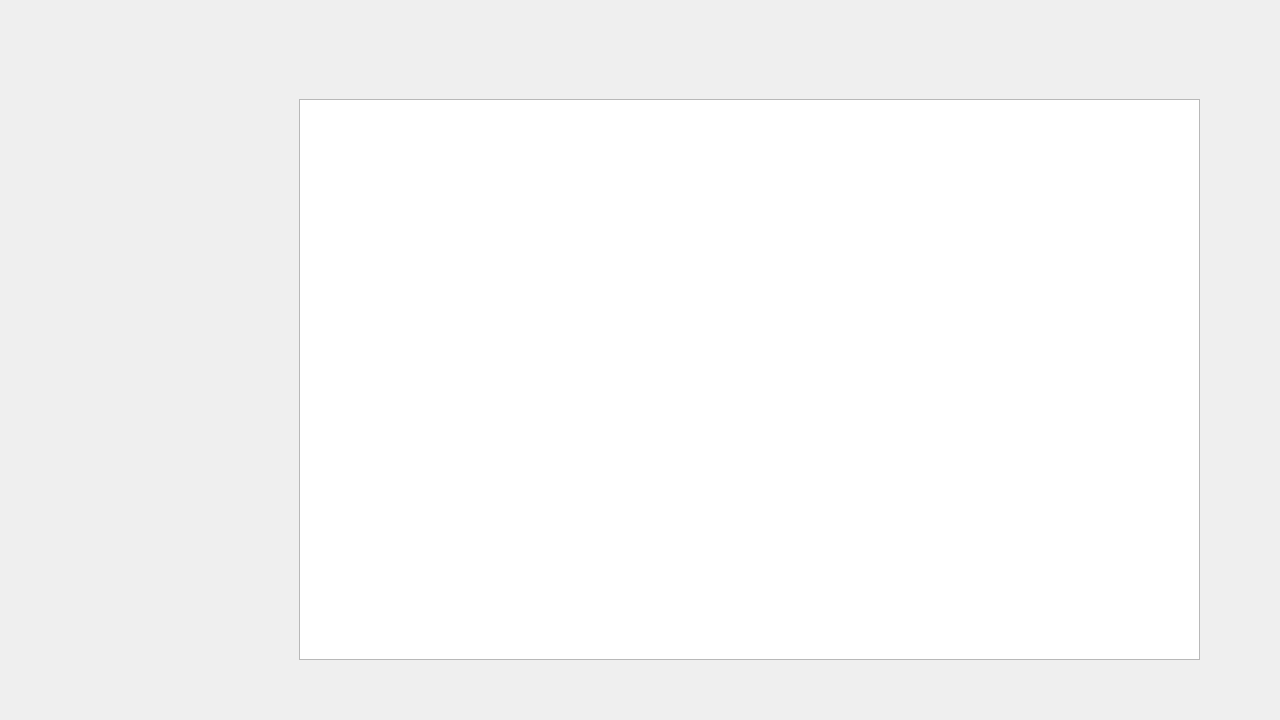
<?xml version="1.0" encoding="UTF-8"?>
<ui version="4.0">
 <class>Form</class>
 <widget class="QWidget" name="Form">
  <property name="geometry">
   <rect>
    <x>0</x>
    <y>0</y>
    <width>1280</width>
    <height>720</height>
   </rect>
  </property>
  <property name="windowTitle">
   <string>Form</string>
  </property>
  <widget class="QWidget" name="medical_record_widget" native="true">
   <property name="geometry">
    <rect>
     <x>259</x>
     <y>29</y>
     <width>981</width>
     <height>671</height>
    </rect>
   </property>
   <widget class="QTableWidget" name="tableWidget">
    <property name="geometry">
     <rect>
      <x>40</x>
      <y>70</y>
      <width>901</width>
      <height>561</height>
     </rect>
    </property>
   </widget>
  </widget>
 </widget>
 <resources/>
 <connections/>
</ui>
